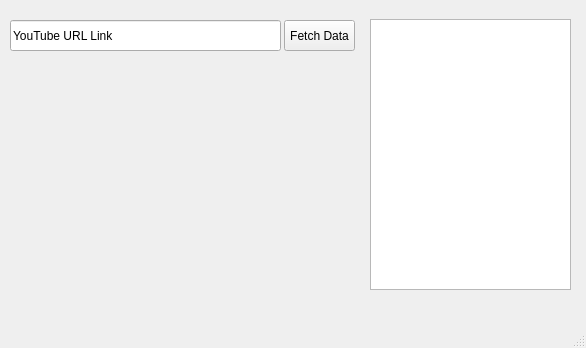
<?xml version="1.0" encoding="UTF-8"?>
<ui version="4.0">
 <class>MainWindow</class>
 <widget class="QMainWindow" name="MainWindow">
  <property name="geometry">
   <rect>
    <x>0</x>
    <y>0</y>
    <width>586</width>
    <height>348</height>
   </rect>
  </property>
  <property name="windowTitle">
   <string>MainWindow</string>
  </property>
  <widget class="QWidget" name="centralwidget">
   <widget class="QWidget" name="verticalLayoutWidget">
    <property name="geometry">
     <rect>
      <x>370</x>
      <y>19</y>
      <width>201</width>
      <height>271</height>
     </rect>
    </property>
    <layout class="QVBoxLayout" name="verticalLayout">
     <item>
      <widget class="QTextEdit" name="textEdit"/>
     </item>
    </layout>
   </widget>
   <widget class="QPushButton" name="pushButton">
    <property name="geometry">
     <rect>
      <x>284</x>
      <y>20</y>
      <width>71</width>
      <height>31</height>
     </rect>
    </property>
    <property name="text">
     <string>Fetch Data</string>
    </property>
   </widget>
   <widget class="QLineEdit" name="lineEdit">
    <property name="geometry">
     <rect>
      <x>10</x>
      <y>20</y>
      <width>271</width>
      <height>31</height>
     </rect>
    </property>
    <property name="text">
     <string>YouTube URL Link</string>
    </property>
   </widget>
  </widget>
  <widget class="QMenuBar" name="menubar">
   <property name="geometry">
    <rect>
     <x>0</x>
     <y>0</y>
     <width>586</width>
     <height>21</height>
    </rect>
   </property>
  </widget>
  <widget class="QStatusBar" name="statusbar"/>
 </widget>
 <resources/>
 <connections/>
</ui>
